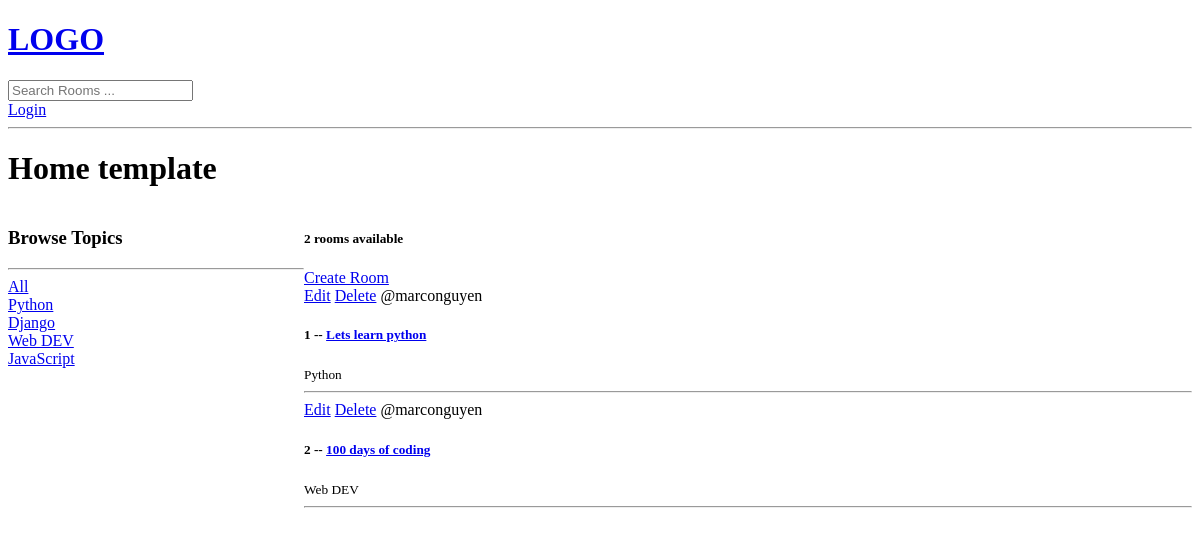
The app's page /, older data.
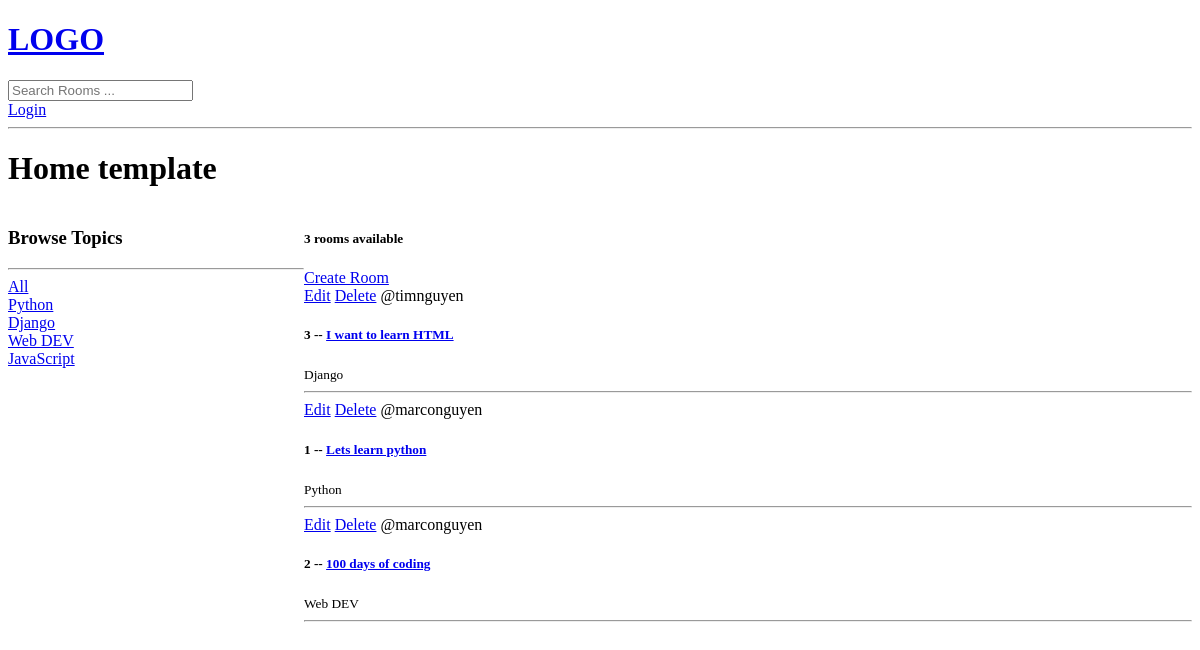
The same page, newer data.
### base/models.py (models this page shows, shortened)
class Topic(models.Model):
    name = models.CharField(max_length= 200)

class Room(models.Model): # Từ Room viết hoa chữ R như trong class code trong python
    host = models.ForeignKey(User, on_delete= models.SET_NULL, null= True)
    topic = models.ForeignKey(Topic, on_delete= models.SET_NULL, null= True)
    name = models.CharField(max_length= 200)
    description = models.TextField(null= True, blank= True)
    updated = models.DateTimeField(auto_now= True) # auto now -> takes a snapshot on every time we save item(s)
    created = models.DateTimeField(auto_now_add= True) # created -> takes a stamp when we first create item
    class Meta:
        ordering = ['-updated', '-created'] # bỏ thêm dấu - để lên đầu, ko thì ở chót

### base/views.py (the view)
# urls.py: 2. Add a URL to urlpatterns:  path('', views.home, name='home')
def home(request):
    q = request.GET.get('q') if request.GET.get('q') != None else '' # chứa cái tên topics để ném vào
    rooms = Room.objects.filter(
        Q(topic__name__icontains = q) |
        Q(name__icontains = q) |
        Q(description__icontains = q)
    ) # override the 'room' value
    topics = Topic.objects.all()
    room_count= rooms.count()
    context = {'rooms': rooms, 'topics': topics, 'room_count': room_count}
    return render(request, 'base/home.html', context)

### base/templates/base/home.html (shortened to what this page needs)
{% extends 'main.html' %}
{% block content %}
<h1>Home template</h1>
<div class="home-container">
    <div>
        <h3>Browse Topics</h3>
        <hr>
        <div>
            <a href="{% url 'home' %}">All</a>
        </div>
        {% for topic in topics %}
            <div>
                <a href="{% url 'home' %}?q={{topic.name}}">{{topic.name}}</a>
            </div>
        {% endfor %}
    </div>
    <div>
        <h5>{{room_count}} rooms available</h5>
        <a href= "{% url 'create-room' %}">Create Room</a>
        {% for room in rooms %}
            <div>
                <a href="{% url 'update-room' room.id %}">Edit</a>
                <a href="{% url 'delete-room' room.id %}">Delete</a>
                <span>@{{room.host.username}}</span>
                <h5>
                    {{room.id}} -- <a href= "{% url 'room' room.id %}">{{room.name}}</a>
                </h5>
                <small>{{room.topic.name}}</small>
                <hr>
            </div>
        {% endfor %}
    </div>
</div>
{% endblock content %}

### templates/main.html (shortened to what this page needs)
<!DOCTYPE html>
<html>
<head>
</head>
<body>
    {% include 'navbar.html' %}
    {% block content %}
    {% endblock %}
</body>
</html>

### templates/navbar.html
<a href= "/">
    <h1>LOGO</h1>
</a>
<form method="GET" action="{% url 'home' %}">
    <input type="text" name="q" placeholder="Search Rooms ..." />
</form>
<a href="{% url 'login' %}">Login</a>
<hr>

### base/templates/base/home.html (style rules this page uses)
.home-container { display: grid; grid-template-columns: 1fr 3fr; }

Row changes from the older to the newer data that the page shows:
added Room: host.username "timnguyen", id "3", name "I want to learn HTML", topic.name "Django"
Text that changed along with them:
{{ room_count }}: "2" → "3"
